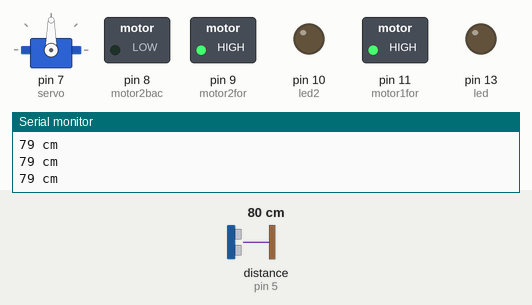
Recording of a sketch running on a simulated Arduino Uno, built with avr-gcc and run on an emulated ATmega328P. On the bench: servo, switched loads named in the sketch (green lamp = pin HIGH), output pins drawn as LEDs (lit = HIGH), the last lines printed to the serial monitor. Wiring (inferred from the names in the program): ultrasonic range finder: trigger pin 6; echo pin 5. Inputs (shaded band) come from the test bench; at power-on: distance to the obstacle (sensor on pin 5) 80 cm. The echo pulse lasts 58.3 µs per cm; pins used as bus, display or sensor lines are not drawn.

Above: at 1.3 s.
1.4 s: distance to the obstacle (sensor on pin 5) set to 2 cm
At 2.7 s:
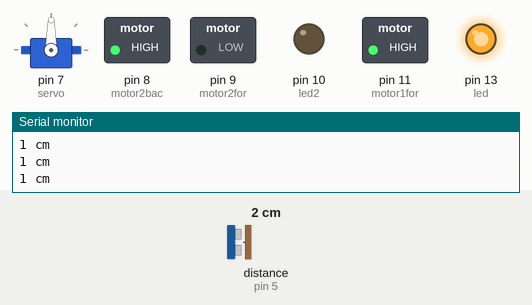
3.0 s: distance to the obstacle (sensor on pin 5) set to 60 cm
At 4.1 s:
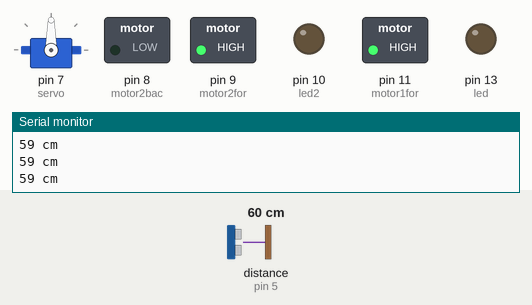
4.5 s: distance to the obstacle (sensor on pin 5) set to 4 cm
At 5.5 s:
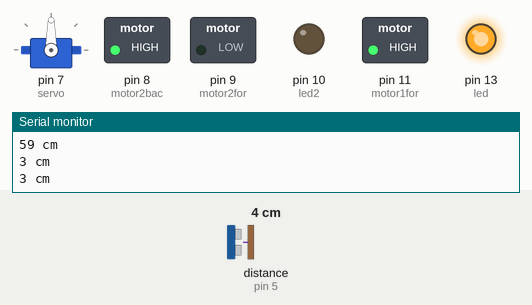
Timing chart, 0 to 7.5 s (numbered marks = the images above; inputs shaded):
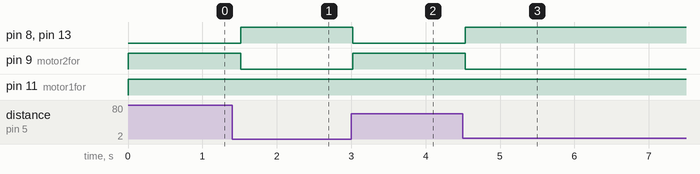

The sketch:

ultrasonic2.ino
```cpp
/*
 HC-SR04 Ping distance sensor]
 VCC to arduino 5v GND to arduino GND
 Echo to Arduino pin 13 Trig to Arduino pin 12
 Red POS to Arduino pin 11
 Green POS to Arduino pin 10
 560 ohm resistor to both LED NEG and GRD power rail
 More info at: http://goo.gl/kJ8Gl
 Original code improvements to the Ping sketch sourced from Trollmaker.com
 Some code and wiring inspired by http://en.wikiversity.org/wiki/User:Dstaub/robotcar
 */

#define trigPin 6
#define echoPin 5
#define led 13
#define led2 10
#define motor1for  11
#define motor1bac 10
#define motor2for 9
#define motor2bac 8
#define xdist 50
#define servo 7
#include <Servo.h>
Servo servoMain; // Define our Servo
long duration, distance;
 int status_roll=0;

void setup() {
  Serial.begin (9600);
  pinMode(trigPin, OUTPUT);
  pinMode(echoPin, INPUT);
  pinMode(led, OUTPUT);
  pinMode(led2, OUTPUT);
  pinMode(motor1for, OUTPUT);
  pinMode(motor2for, OUTPUT);
  pinMode(motor1bac, OUTPUT);
  pinMode(motor2bac, OUTPUT);
  servoMain.attach(servo); // servo on digital pin 10
}

void loop() {

   caldistance();

  if (distance <= xdist) {  // This is where the LED On/Off happens
      digitalWrite(led,HIGH); // When the Red condition is met, the Green LED should turn off
      digitalWrite(led2,LOW);
      spin ();
     // roll();
  }
  else {
    digitalWrite(led,LOW);
    digitalWrite(led2,HIGH);

    forward();
    //  digitalWrite(motor1for,HIGH);
 // digitalWrite(motor2for,HIGH);
  //digitalWrite(motor1bac, LOW);
 // digitalWrite(motor2bac,LOW);
   //servoMain.write(45);  // Turn Servo Left to 45 degrees
  // delay(1000);          // Wait 1 second
  // servoMain.write(0);   // Turn Servo Left to 0 degrees
  // delay(1000);          // Wait 1 second
  // servoMain.write(90);  // Turn Servo back to center position (90 degrees)
  // delay(1000);          // Wait 1 second
  // servoMain.write(135); // Turn Servo Right to 135 degrees
  // delay(1000);          // Wait 1 second
  // servoMain.write(180); // Turn Servo Right to 180 degrees
  // delay(1000);          // Wait 1 second
  // servoMain.write(90);  // Turn Servo back to center position (90 degrees)
  // delay(1000);          // Wait 1 second
  }
  //if (distance >= 200 || distance <= 0){
   // Serial.println("Out of range");
  //}
  //else {
    Serial.print(distance);
    Serial.println(" cm");
  //}
  delay(500);
}

void caldistance() {
  digitalWrite(trigPin, LOW);  // Added this line
  delayMicroseconds(2); // Added this line
  digitalWrite(trigPin, HIGH);
//  delayMicroseconds(1000); - Removed this line
  delayMicroseconds(10); // Added this line
  digitalWrite(trigPin, LOW);
  duration = pulseIn(echoPin, HIGH);
  distance = (duration/2) / 29.1;
 }

 void roll() {

    if (status_roll == 0 ) {
      servoMain.write(1);
      status_roll=1;
      Serial.println("Turning 135 Deg right" + status_roll);
    }
     else {

        //servoMain.write(0);
        servoMain.write(145);
        status_roll=0;
        Serial.println("Turning 90 deg left");
     }
  //Serial.print(status_roll);
  //Serial.println();
  //servoMain.write(0);   // Turn Servo Left to 0 degrees


 }

 void spin () {
  digitalWrite(motor1for,HIGH);
  digitalWrite(motor2bac, HIGH);
  digitalWrite(motor1bac, LOW);
  digitalWrite(motor2for, LOW);
 }


void forward () {

  digitalWrite(motor1for, HIGH);
  digitalWrite(motor2for, HIGH);
  digitalWrite(motor1bac, LOW);
  digitalWrite(motor2bac, LOW);

}
```

Measured:
- after the input at 1.4 s, pin 8 (motor2bac), pin 13 (led): LOW → HIGH after 0.12 s; pin 9 (motor2for): HIGH → LOW after 0.12 s
- after the input at 3.0 s, pin 8 (motor2bac), pin 13 (led): HIGH → LOW at once; pin 9 (motor2for): LOW → HIGH at once
- after the input at 4.5 s, pin 8 (motor2bac), pin 13 (led): LOW → HIGH at once; pin 9 (motor2for): HIGH → LOW at once
